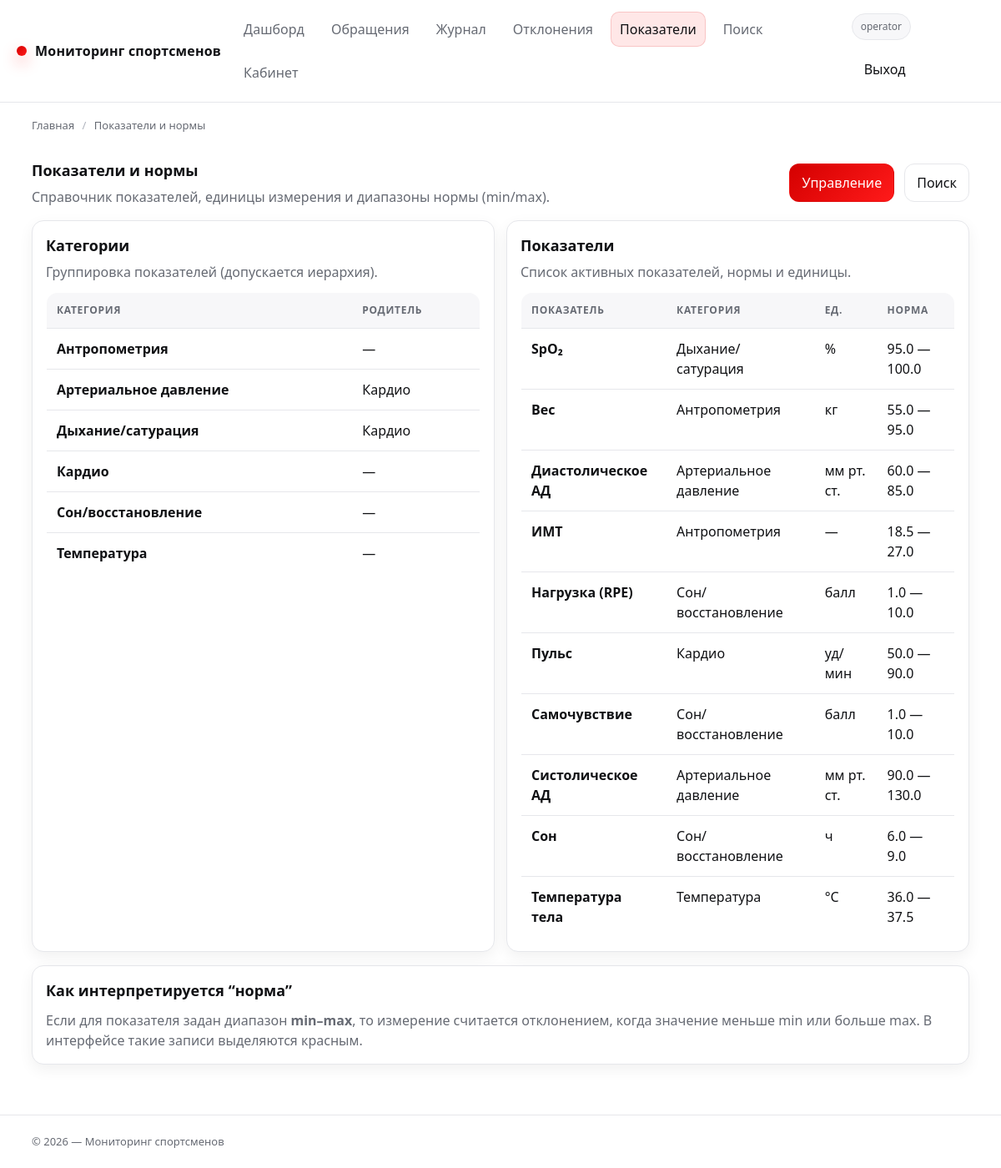
The app's page /categories (signed in) with its own data.
### app/models.py (models this page shows, shortened)
class User(db.Model, UserMixin):
    __tablename__ = "users"
    id = db.Column(db.Integer, primary_key=True)
    username = db.Column(db.String(64), unique=True, nullable=False, index=True)
    email = db.Column(db.String(120), unique=True, nullable=True, index=True)
    password_hash = db.Column(db.String(255), nullable=False)
    role = db.Column(db.String(32), nullable=False, default=ROLE_USER, index=True)
    is_active = db.Column(db.Boolean, nullable=False, default=True)
    created_at = db.Column(db.DateTime, nullable=False, default=datetime.utcnow)
    last_login_at = db.Column(db.DateTime, nullable=True)
    measurements_created = db.relationship(
        "Measurement",
        back_populates="created_by",
        lazy="select",
    )
    feedback_created = db.relationship(
        "Feedback",
        back_populates="author",
        lazy="select",
    )
    exports_created = db.relationship(
        "ExportBatch",
        back_populates="created_by",
        lazy="select",
    )
    teams_managed = db.relationship(
        "Team",
        back_populates="coach",
        lazy="select",
    )
    alerts_closed = db.relationship(
        "Alert",
        back_populates="closed_by",
        lazy="select",
        foreign_keys="Alert.closed_by_id",
    )
    audit_events = db.relationship(
        "AuditLog",
        back_populates="user",
        lazy="select",
    )
    athlete = db.relationship(
        "Athlete",
        back_populates="user",
        uselist=False,
        lazy="select",
    )
    def has_role(self, *roles: str) -> bool:
        return self.role in roles

class IndicatorCategory(db.Model):
    __tablename__ = "indicator_categories"
    id = db.Column(db.Integer, primary_key=True)
    name = db.Column(db.String(120), unique=True, nullable=False, index=True)
    parent_id = db.Column(db.Integer, db.ForeignKey("indicator_categories.id"), nullable=True)
    parent = db.relationship("IndicatorCategory", remote_side=[id], backref="children")
    created_at = db.Column(db.DateTime, nullable=False, default=datetime.utcnow)
    indicators = db.relationship("Indicator", back_populates="category", lazy="select")

class Indicator(db.Model):
    __tablename__ = "indicators"
    id = db.Column(db.Integer, primary_key=True)
    name = db.Column(db.String(120), nullable=False, index=True)
    unit = db.Column(db.String(32), nullable=True)
    category_id = db.Column(db.Integer, db.ForeignKey("indicator_categories.id"), nullable=True, index=True)
    category = db.relationship("IndicatorCategory", back_populates="indicators", lazy="select")
    norm_min = db.Column(db.Float, nullable=True)
    norm_max = db.Column(db.Float, nullable=True)
    is_active = db.Column(db.Boolean, nullable=False, default=True)
    created_at = db.Column(db.DateTime, nullable=False, default=datetime.utcnow)
    measurements = db.relationship(
        "Measurement",
        back_populates="indicator",
        cascade="all, delete-orphan",
        lazy="select",
    )
    norms = db.relationship(
        "AthleteIndicatorNorm",
        back_populates="indicator",
        lazy="select",
    )

### app/routes.py (the view)
@bp.get("/categories")
@staff_required
def categories():
    cats = IndicatorCategory.query.order_by(IndicatorCategory.name.asc()).all()
    indicators = (
        Indicator.query
        .filter_by(is_active=True)
        .outerjoin(Indicator.category)
        .order_by(Indicator.name.asc())
        .all()
    )
    bc = crumbs(("Главная", url_for("routes.index")), ("Показатели и нормы", ""))
    return render_template(
        "indicators.html",  # было: categories.html
        breadcrumbs=bc,
        categories=cats,
        indicators=indicators,
    )

### app/__init__.py (called while the page is built)
@login_manager.user_loader
def load_user(user_id: str):
    try:
        return db.session.get(User, int(user_id))
    except Exception:
        return None

### app/auth.py (called while the page is built)
def roles_required(*roles: str) -> Callable:
    allowed = set(roles)
    def decorator(fn: Callable) -> Callable:
        @wraps(fn)
        def wrapper(*args, **kwargs):
            if not current_user.is_authenticated:
                return redirect(url_for("auth.login", next=request.full_path))
            if not getattr(current_user, "is_active", True):
                abort(403)
            if not getattr(current_user, "has_role", None) or not current_user.has_role(*allowed):
                abort(403)
            return fn(*args, **kwargs)
        return wrapper
    return decorator

### app/permissions.py (called while the page is built)
def _is_active_user(user: Optional[User]) -> bool:
    return bool(user and getattr(user, "is_authenticated", False) and getattr(user, "is_active", True))

def has_role(user: Optional[User], *roles: str) -> bool:
    if not _is_active_user(user):
        return False
    return bool(getattr(user, "has_role", lambda *_: False)(*roles))

def is_admin(user: Optional[User]) -> bool:
    return has_role(user, ROLE_ADMIN)

def is_doctor(user: Optional[User]) -> bool:
    return has_role(user, ROLE_DOCTOR)

def is_coach(user: Optional[User]) -> bool:
    return has_role(user, ROLE_COACH)

def is_operator(user: Optional[User]) -> bool:
    return has_role(user, ROLE_OPERATOR)

def is_user(user: Optional[User]) -> bool:
    return has_role(user, ROLE_USER)

def is_staff(user: Optional[User]) -> bool:
    return has_role(user, ROLE_ADMIN, ROLE_DOCTOR, ROLE_COACH, ROLE_OPERATOR)

### app/utils.py (called while the page is built)
def crumbs(*items: Tuple[str, str]) -> List[Dict[str, str]]:
    return [{"title": title, "url": url or ""} for title, url in items]

### app/templates/indicators.html (shortened to what this page needs)
{% extends "base.html" %}
{% block content %}
  <div class="row space-between">
    <div>
      <h1 class="card__title" style="margin:0;">Показатели и нормы</h1>
      <p class="card__subtitle" style="margin:6px 0 0;">
        Справочник показателей, единицы измерения и диапазоны нормы (min/max).
      </p>
    </div>
    <div class="row">
      {% if is_admin or is_operator %}
        <a class="btn btn--primary" href="{{ url_for('admin.indicators') }}">Управление</a>
      {% endif %}
      <a class="btn" href="{{ url_for('routes.search') }}">Поиск</a>
    </div>
  </div>
  <div class="grid grid--2 mt-16">
    <div class="card">
      <div class="card__body">
        <h2 class="card__title">Категории</h2>
        <p class="card__subtitle">Группировка показателей (допускается иерархия).</p>
        {% if categories and categories|length > 0 %}
          <table class="table mt-12">
            <thead>
              <tr>
                <th>Категория</th>
                <th>Родитель</th>
              </tr>
            </thead>
            <tbody>
              {% for c in categories %}
                <tr>
                  <td><b>{{ c.name }}</b></td>
                  <td>{{ c.parent.name if c.parent else "—" }}</td>
                </tr>
              {% endfor %}
            </tbody>
          </table>
        {% else %}
          <p class="mt-12" style="margin:0; color: var(--muted);">
            Категории пока не заполнены.
          </p>
        {% endif %}
      </div>
    </div>
    <div class="card">
      <div class="card__body">
        <h2 class="card__title">Показатели</h2>
        <p class="card__subtitle">Список активных показателей, нормы и единицы.</p>
        {% if indicators and indicators|length > 0 %}
          <table class="table mt-12">
            <thead>
              <tr>
                <th>Показатель</th>
                <th>Категория</th>
                <th>Ед.</th>
                <th>Норма</th>
              </tr>
            </thead>
            <tbody>
              {% for i in indicators %}
                <tr>
                  <td><b>{{ i.name }}</b></td>
                  <td>{{ i.category.name if i.category else "—" }}</td>
                  <td>{{ i.unit or "—" }}</td>
                  <td>
                    {% if i.norm_min is not none or i.norm_max is not none %}
                      {{ i.norm_min if i.norm_min is not none else "—" }} — {{ i.norm_max if i.norm_max is not none else "—" }}
                    {% else %}
                      —
                    {% endif %}
                  </td>
                </tr>
              {% endfor %}
            </tbody>
          </table>
        {% else %}
          <p class="mt-12" style="margin:0; color: var(--muted);">
            Показатели пока не заполнены.
          </p>
        {% endif %}
      </div>
    </div>
  </div>
  <div class="card mt-16">
    <div class="card__body">
      <h2 class="card__title">Как интерпретируется “норма”</h2>
      <p class="card__subtitle" style="margin-top:10px;">
        Если для показателя задан диапазон <b>min–max</b>, то измерение считается отклонением,
        когда значение меньше min или больше max. В интерфейсе такие записи выделяются красным.
      </p>
    </div>
  </div>
{% endblock %}

### app/templates/partials/_nav.html (shortened to what this page needs)
<header class="header">
  <div class="container header__inner">
    <a class="brand" href="{{ url_for('routes.index') }}">
      <span class="brand__dot" aria-hidden="true"></span>
      <span>{{ APP_TITLE or "Мониторинг спортсменов" }}</span>
    </a>
    <nav class="nav" aria-label="Навигация">
      {% if is_authenticated %}
        <a href="{{ url_for('routes.index') }}"
           class="{% if request.endpoint == 'routes.index' %}is-active{% endif %}">
          Дашборд
        </a>
      {% endif %}
      <a href="{{ url_for('feedback.feedback_home') }}"
         class="{% if request.endpoint and request.endpoint.startswith('feedback.') %}is-active{% endif %}">
        Обращения
      </a>
      {% if is_staff %}
        <a href="{{ url_for('routes.catalog') }}"
           class="{% if request.endpoint == 'routes.catalog' %}is-active{% endif %}">
          Журнал
        </a>
        <a href="{{ url_for('routes.offers') }}"
           class="{% if request.endpoint == 'routes.offers' %}is-active{% endif %}">
          Отклонения
        </a>
        {% if is_admin or is_doctor or is_operator %}
          <a href="{{ url_for('routes.categories') }}"
             class="{% if request.endpoint == 'routes.categories' %}is-active{% endif %}">
            Показатели
          </a>
        {% endif %}
        <a href="{{ url_for('routes.search') }}"
           class="{% if request.endpoint == 'routes.search' %}is-active{% endif %}">
          Поиск
        </a>
      {% endif %}
      {% if current_user.is_authenticated %}
        <a href="{{ url_for('cabinet.cabinet_home') }}"
           class="{% if request.endpoint and request.endpoint.startswith('cabinet.') %}is-active{% endif %}">
          Кабинет
        </a>
      {% endif %}
    </nav>
    <div class="row">
      {% if current_user.is_authenticated %}
        <span class="badge" data-tip="Роль: {{ current_user.role }}">
          {{ current_user.username }}
        </span>
        <a class="btn btn--ghost" href="{{ url_for('auth.logout') }}">Выход</a>
      {% else %}
        <a class="btn" href="{{ url_for('auth.login') }}">Вход</a>
        <a class="btn btn--primary" href="{{ url_for('auth.register') }}">Регистрация</a>
      {% endif %}
    </div>
  </div>
</header>

### app/static/css/style.css (style rules this page uses)
:root { --bg:#ffffff; --surface:#f7f7f9; --surface-2:#ffffff; --text:#101114; --muted:#666a73; --border:#e6e7eb; --red:#d40000; --red-strong:#ff1a1a; --red-soft:#ffe7e7; --green:#0a7a2f; --yellow:#c48a00; --shadow:0 10px 28px rgba(16,17,20,.08); --shadow-sm:0 6px 18px rgba(16,17,20,.06); --radius:14px; --radius-sm:10px; --container:1160px; --focus:0 0 0 4px rgba(255,26,26,.25); }
* { box-sizing:border-box }
html,body { height:100% }
body { margin:0; font-family:ui-sans-serif,system-ui,-apple-system,Segoe UI,Roboto,Arial,"Apple Color Emoji","Segoe UI Emoji"; color:var(--text); background:var(--bg); line-height:1.5; -webkit-font-smoothing:antialiased; text-rendering:optimizeLegibility; }
a { color:inherit;text-decoration:none }
.container { max-width:var(--container); margin:0 auto; padding:0 18px; }
.header { position:sticky; top:0; z-index:50; background:rgba(255,255,255,.86); backdrop-filter:blur(10px); border-bottom:1px solid var(--border); }
.header__inner { display:flex; align-items:center; justify-content:space-between; padding:14px 0; gap:16px; }
.brand { display:flex; align-items:center; gap:10px; font-weight:800; letter-spacing:.2px; white-space:nowrap; }
.brand__dot { width:12px; height:12px; border-radius:999px; background:linear-gradient(135deg,var(--red),var(--red-strong)); box-shadow:0 8px 18px rgba(255,26,26,.35); }
.nav { display:flex; gap:10px; flex-wrap:wrap; align-items:center; }
.nav a { padding:8px 10px; border-radius:10px; color:var(--muted); transition:background .15s ease,color .15s ease,border-color .15s ease; border:1px solid transparent; }
.nav a.is-active { color:var(--text); background:var(--red-soft); border-color:rgba(212,0,0,.15); }
.btn { display:inline-flex; align-items:center; justify-content:center; gap:8px; border:1px solid var(--border); background:var(--surface-2); color:var(--text); padding:10px 14px; border-radius:12px; cursor:pointer; box-shadow:none; transition:transform .15s ease,box-shadow .15s ease,border-color .15s ease,background .15s ease; user-select:none; -webkit-tap-highlight-color:transparent; }
.btn--primary { border:1px solid rgba(212,0,0,.22); background:linear-gradient(135deg,var(--red),var(--red-strong)); color:#fff; }
.btn--ghost { background:transparent; border-color:transparent; }
.badge { display:inline-flex; align-items:center; gap:6px; padding:6px 10px; border-radius:999px; font-size:12px; border:1px solid var(--border); background:var(--surface); color:var(--muted); white-space:nowrap; }
.card { border:1px solid var(--border); background:var(--surface-2); border-radius:var(--radius); box-shadow:var(--shadow-sm); }
.card__body { padding:16px }
.card__title { margin:0; font-size:18px; font-weight:800; }
.card__subtitle { margin:6px 0 0; color:var(--muted); }
.grid { display:grid;gap:14px }
.grid--2 { grid-template-columns:repeat(2,minmax(0,1fr)) }
.table { width:100%; border-collapse:collapse; overflow:hidden; border-radius:var(--radius); border:1px solid var(--border); background:#fff; }
.table th,.table td { padding:12px 12px; border-bottom:1px solid var(--border); text-align:left; vertical-align:top; }
.table thead th { font-size:12px; text-transform:uppercase; letter-spacing:.06em; color:var(--muted); background:var(--surface); }
.table tbody tr:last-child td { border-bottom:none }
.row { display:flex;gap:12px;align-items:center;flex-wrap:wrap }
.space-between { justify-content:space-between }
.mt-12 { margin-top:12px }
.mt-16 { margin-top:16px }

### records on screen
User: username "operator"
IndicatorCategory: name "Антропометрия", parent "—"
IndicatorCategory: name "Артериальное давление", parent "Кардио"
IndicatorCategory: name "Дыхание/сатурация", parent "Кардио"
IndicatorCategory: name "Кардио", parent "—"
IndicatorCategory: name "Сон/восстановление", parent "—"
IndicatorCategory: name "Температура", parent "—"
Indicator: name "SpO₂", category "Дыхание/сатурация", unit "%", norm_min "95.0", norm_max "100.0"
Indicator: name "Вес", category "Антропометрия", unit "кг", norm_min "55.0", norm_max "95.0"
Indicator: name "Диастолическое АД", category "Артериальное давление", unit "мм рт. ст.", norm_min "60.0", norm_max "85.0"
Indicator: name "ИМТ", category "Антропометрия", unit "—", norm_min "18.5", norm_max "27.0"
Indicator: name "Нагрузка (RPE)", category "Сон/восстановление", unit "балл", norm_min "1.0", norm_max "10.0"
Indicator: name "Пульс", category "Кардио", unit "уд/мин", norm_min "50.0", norm_max "90.0"
Indicator: name "Самочувствие", category "Сон/восстановление", unit "балл", norm_min "1.0", norm_max "10.0"
Indicator: name "Систолическое АД", category "Артериальное давление", unit "мм рт. ст.", norm_min "90.0", norm_max "130.0"
Indicator: name "Сон", category "Сон/восстановление", unit "ч", norm_min "6.0", norm_max "9.0"
Indicator: name "Температура тела", category "Температура", unit "°C", norm_min "36.0", norm_max "37.5"

### other values on screen
{{ APP_TITLE or "Мониторинг спортсменов" }} "Мониторинг спортсменов"
{{ item.title }} "Главная"
{{ item.title }} "Показатели и нормы"
{{ APP_TITLE or "Мониторинг показателей здоровья спортсменов" }} "Мониторинг спортсменов"
